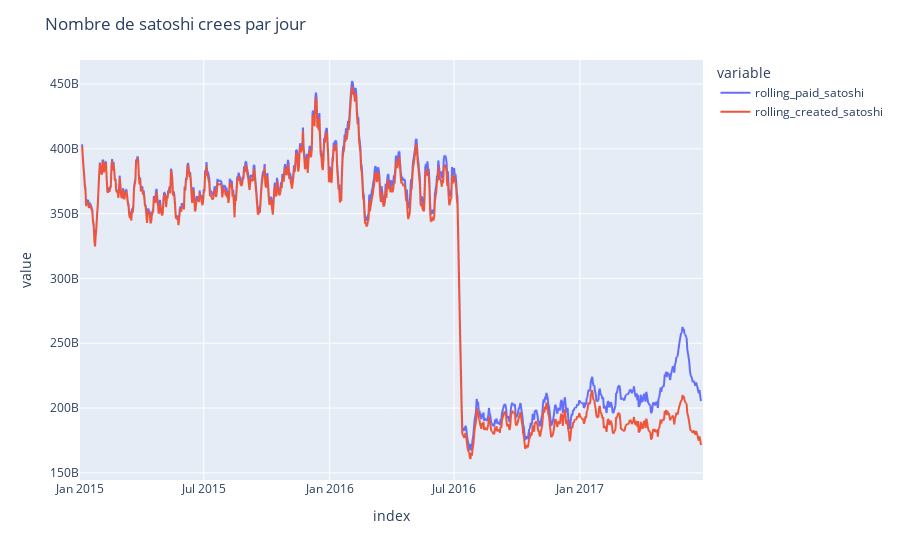

Source (notebook cell):
### Markdown cell above
Il apparait que la relation entre les deux est tout à fait linéaire - il n'est donc à priori pas possible d'extraire un point critique comme discuté plus haut.

Cependant, la visualisation de ces données laisse apparaître une scission évidente au milieu de l'année 2016. A quoi cela peut donc être dû?

### Code cell
#Nombre de satoshi créées par jour de 2015 à 2017
global_data["rolling_paid_satoshi"] = global_data["total_mining_satoshi"].rolling(7, center=True).mean()
global_data["rolling_created_satoshi"] = global_data["newly_created_coins"].rolling(7, center=True).mean()
global_data["rolling_fee"] = (global_data["mean_fee_satoshi"]).rolling(7, center=True).mean()
fig3 = px.line(
    global_data, 
    y = ["rolling_paid_satoshi", "rolling_created_satoshi"]
)
fig3.update_layout(
    title="Nombre de satoshi crees par jour",
)

### Figure 1 — Plotly figure (JSON) as saved in the notebook; plotly's stock layout.template omitted (floating-point values rounded to 4 significant figures; data arrays with more than 128 entries replaced by an {"elided": "..."} marker saying what was removed)
{"data": [{"hovertemplate": "variable=rolling_paid_satoshi<br>index=%{x}<br>value=%{y}<extra></extra>", "legendgroup": "rolling_paid_satoshi", "line": {"color": "#636efa", "dash": "solid"}, "marker": {"symbol": "circle"}, "mode": "lines", "name": "rolling_paid_satoshi", "showlegend": true, "type": "scattergl", "x": {"elided": "912 str values"}, "xaxis": "x", "y": {"elided": "912 float values"}, "yaxis": "y"}, {"hovertemplate": "variable=rolling_created_satoshi<br>index=%{x}<br>value=%{y}<extra></extra>", "legendgroup": "rolling_created_satoshi", "line": {"color": "#EF553B", "dash": "solid"}, "marker": {"symbol": "circle"}, "mode": "lines", "name": "rolling_created_satoshi", "showlegend": true, "type": "scattergl", "x": {"elided": "912 str values"}, "xaxis": "x", "y": {"elided": "912 float values"}, "yaxis": "y"}], "layout": {"legend": {"title": {"text": "variable"}, "tracegroupgap": 0}, "margin": {"t": 60}, "title": {"text": "Nombre de satoshi crees par jour"}, "xaxis": {"anchor": "y", "domain": [0, 1], "title": {"text": "index"}}, "yaxis": {"anchor": "x", "domain": [0, 1], "title": {"text": "value"}}}}
